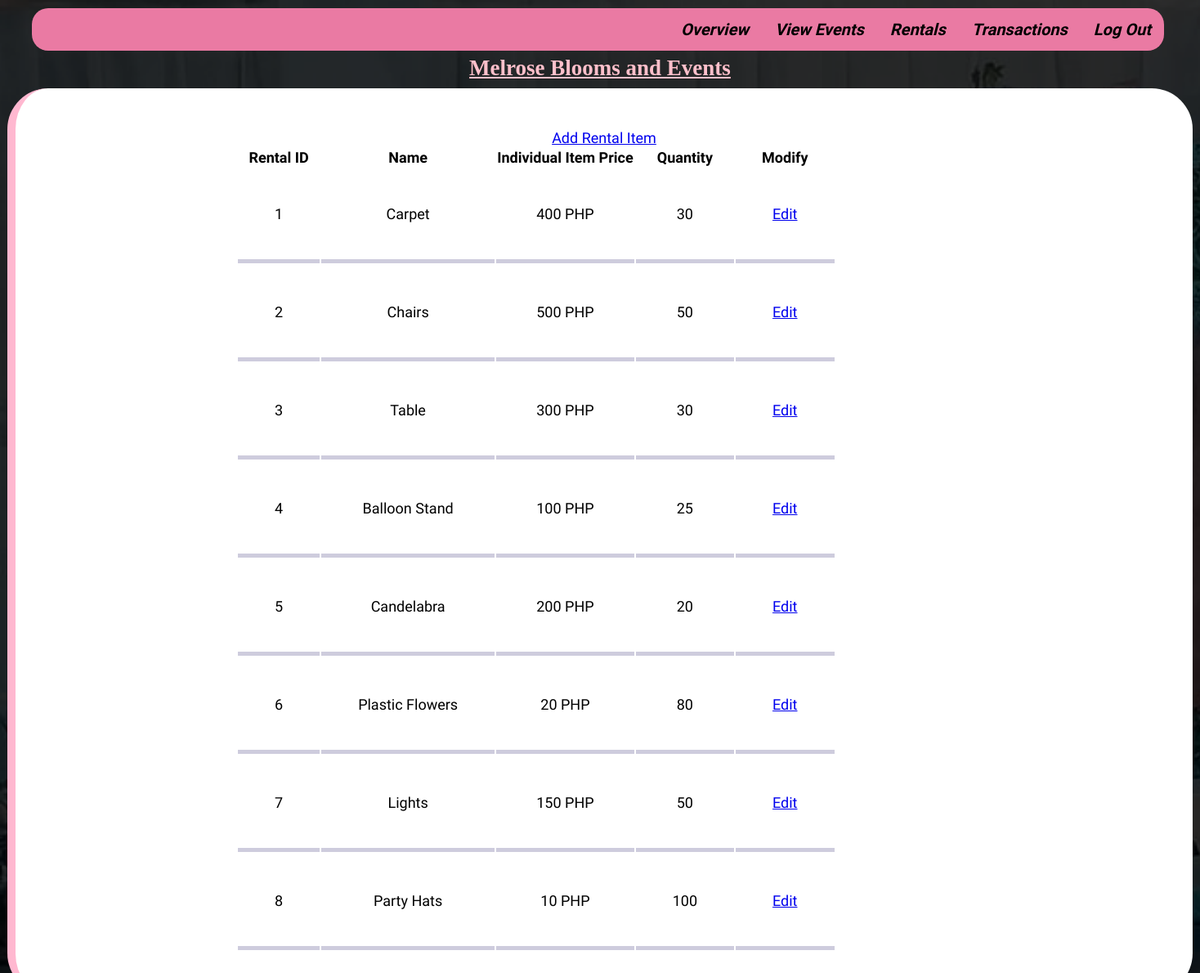
The app's page /index.php?page=rentals (signed in) with its own data.
### tables this page shows
CREATE TABLE `rentals` (
  `rental_id` int(11) UNSIGNED NOT NULL,
  `item_name` varchar(50) NOT NULL,
  `rent_price` int(100) NOT NULL,
  `item_qty` int(11) NOT NULL
);

### classes/rentClass.php (called while the page is built, shortened)
<?php
class Rental{
	private $DB_SERVER='localhost';
	private $DB_USERNAME='root';
	private $DB_PASSWORD='';
	private $DB_DATABASE='test3';
	private $conn;
	public function __construct(){
		$this->conn = new PDO("mysql:host=".$this->DB_SERVER.";dbname=".$this->DB_DATABASE,$this->DB_USERNAME,$this->DB_PASSWORD);
	}
	public function list_rental(){
			 $sql="SELECT * FROM rentals";
			 $q = $this->conn->query($sql) or die("failed!");
			 while($r = $q->fetch(PDO::FETCH_ASSOC)){
			 $data[]=$r;
			 }
			 if(empty($data)){
				return false;
			 }else{
			 	return $data;
			 }
	}
}

### rental-module/rental-read.php (the view, shortened to what this page needs)
<div id="proList">
<table id="tableP">
<a href="index.php?page=rentals&subpage=add"> Add Rental Item<i></a></i>
<tr>
<th>Rental ID  </th><th>Name  </th> <th> Individual Item Price  </th> <th>Quantity  </th> <th>Modify</th>
</tr>
<?php
if($rentals->list_rental() != false){
foreach($rentals->list_rental() as $value){
   extract($value);
?>
      <tr>
        <td><?php echo $rental_id;?></td>
        <td><?php echo $item_name;?></td>
        <td><?php echo $rent_price;?> PHP </td>
        <td><?php echo $item_qty;?></td>
        <td><a href="index.php?page=rentals&subpage=edit&id=<?php echo $rental_id;?>"> Edit</a></td>
      </tr>
      <tr>
<?php
}
}else{
  echo "No Record Found.";
}
?>
</table>
</div>

### css/custom.css (style rules this page uses)
html { margin: 0; padding: 0; }
body { font-family: 'Assistant', sans-serif; font-size: 18px; background: url(../images/bg.png); background-size: cover; }
#proList { width: 900px; text-align: center; padding: 30px; float: center; margin: auto; }
td { border-bottom: 5px solid #ceccdd; padding: 45px; margin: 0 auto; text-align: center; }

### records on screen
rentals: rental_id "1", item_name "Carpet", rent_price "400", item_qty "30"
rentals: rental_id "2", item_name "Chairs", rent_price "500", item_qty "50"
rentals: rental_id "3", item_name "Table", rent_price "300", item_qty "30"
rentals: rental_id "4", item_name "Balloon Stand", rent_price "100", item_qty "25"
rentals: rental_id "5", item_name "Candelabra", rent_price "200", item_qty "20"
rentals: rental_id "6", item_name "Plastic Flowers", rent_price "20", item_qty "80"
rentals: rental_id "7", item_name "Lights", rent_price "150", item_qty "50"
rentals: rental_id "8", item_name "Party Hats", rent_price "10", item_qty "100"
